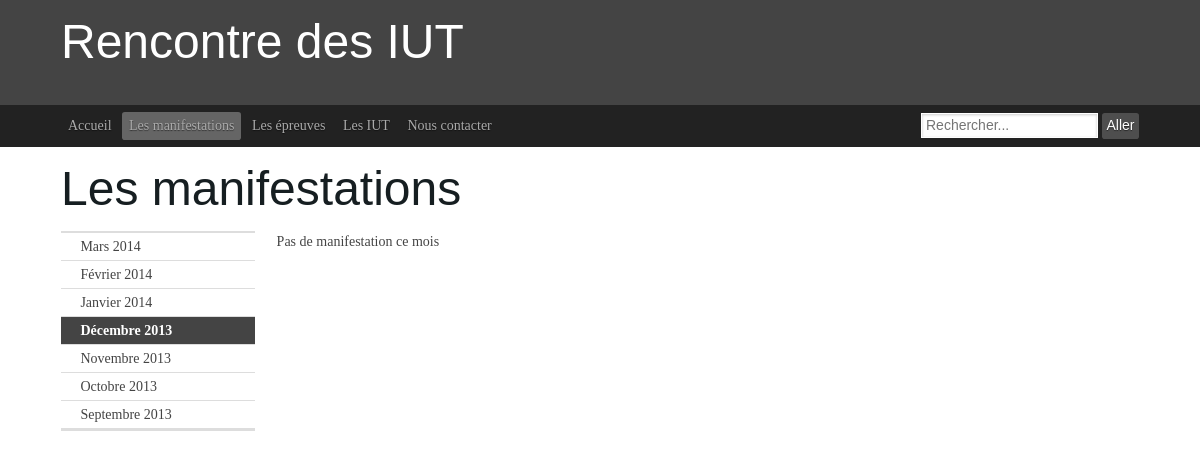
The page /manifs.php?date=01/12/2013 on the database as committed earlier.
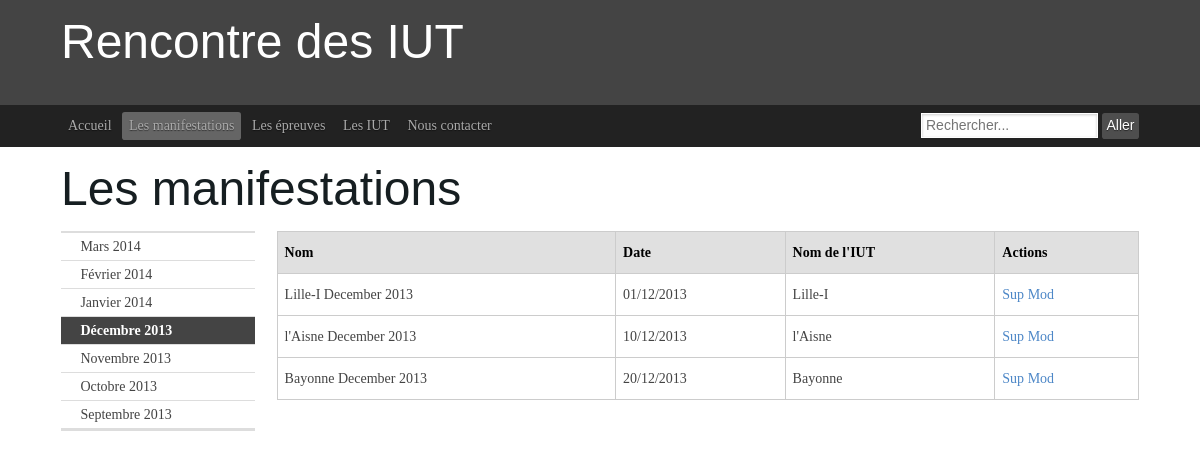
The same page on the database as committed later.
### tables this page shows
create table manifestation (
numMan int(5) not null auto_increment,
nomMan varchar(80),
dateMan date,
noIut int(5) not null,
primary key (numMan),
foreign key (noIut) references iut(noIut)
);

create table iut (
noIut int(5) not null auto_increment,
nomIut varchar(80),
adresse varchar(80),
nbEtudiants int(5),
primary key (noIut)
);

### queryUtil.php (called while the page is built, shortened)
<?php
function query($query) {
    $bdd = mysqli_connect('aquassaut.pwnz.org','proje','tbdd','projet');
    $result = mysqli_query($bdd, $query);
    return mysqli_fetch_all($result);
}
?>

### manifs.php (the view, shortened to what this page needs)
<?php
require_once "queryUtil.php";
require_once "pageTemplate.php";
function surroundingMonths($date) {
    echo('
                    <aside class="ym-g18 ym-gl ym-vlist">
                        <ul>
    ');
    $monthToString = [
        "Janvier",
        "Février",
        "Mars",
        "Avril",
        "Mai",
        "Juin",
        "Juillet",
        "Août",
        "Septembre",
        "Octobre",
        "Novembre",
        "Décembre"
    ];
    $arrayDate = explode("/", $date);
    $month = $arrayDate[1] - 1;
    for ($i = 3; $i >= -3; $i -= 1) {
        $m = $month + $i;
        $y = $arrayDate[2];
        if ($m < 0) {
            $y -= 1;
            $m += 12;
        } elseif ($m > 11) {
            $y += 1;
            $m -= 12;
        } elseif($i === 0) {
            echo ('
                            <li class="active"><strong>'.$monthToString[$m].' '.$y.'</strong></li>
            ');
            continue;
        }
        echo ('
                            <li><a href="?date=01/'.($m + 1).'/'.$y.'">'.$monthToString[$m].' '.$y.'</a></li>
        ');
    }
    echo('
                        </ul>
                    </aside>
    ');
}
function selectAllManifestationsInMonth($date) {
    $arrayDate = explode("/", $date);
    $m = $arrayDate[1];
    $y = $arrayDate[2];
    $q = 'select nomMan, date_format(dateMan, "%d/%m/%Y"), nomIut from manifestation as m
          inner join iut as i on m.noIut = i.noIut
          where month(dateMan) = '.$m.' and year(dateMan) = '.$y.' order by dateMan;';
    return query($q);
}
function printManifestations($date) {
    $manifs = selectAllManifestationsInMonth($date);
    if (count($manifs) === 0) {
        echo('
                    <article class="ym-g80 ym-gr ym-content">
                        <p>Pas de manifestation ce mois</p>
                    </article>
        ');
        return;
    }
    echo('
                    <article class="ym-g80 ym-gr ym-content">
                        <table class="bordertable">
                            <thead>
                                <tr>
                                    <th>Nom</th>
                                    <th>Date</th>
                                    <th>Nom de l\'IUT</th>
                                    <th>Actions</th>
                                </tr>
                            </thead>
                            <tbody>
    ');
    foreach($manifs as $manif) {
        echo('
                                <tr>
                                    <td>'.$manif[0].'</td>
                                    <td>'.$manif[1].'</td>
                                    <td>'.$manif[2].'</td>
                                    <td><a href="#">Sup</a> <a href="#">Mod</a></td>
                                </tr>
        ');
    }
    echo('
                            </tbody>
                        </table>
                    </article>
    ');
}
pheader("manifs.php");
$date = date("d/m/Y");
if (isset($_GET['date'])) {
    $date = $_GET['date'];
}
surroundingMonths($date);
printManifestations($date);
pfooter();
?>

### pageTemplate.php
<?php
function pheader($pageName) {
    $pages = [
        ["accueil.php", "Accueil"],
        ["manifs.php", "Les manifestations"],
        ["epreuves.php", "Les épreuves"],
        ["iut.php", "Les IUT"],
        ["contact.php", "Nous contacter"]
    ];
    $caller = -1;
    for($i = 0; $i < count($pages); $i += 1) {
        if ($pageName === $pages[$i][0]) {
            $caller = $i;
            break;
        }
    }
    $title = '';
    if ($caller === -1) {
        $title .= $pageName;
    } else {
        $title .= $pages[$caller][1];
    }
    echo ('
<!DOCTYPE html>
<html>
<head>
    <meta charset="utf-8">
    <title>Site des manifestations inter-IUT</title>
    <link rel="stylesheet" type="text/css" href="lib/yaml/yaml/core/base.css">
    <link rel="stylesheet" type="text/css" href="lib/yaml/yaml/forms/gray-theme.css">
    <link rel="stylesheet" type="text/css" href="lib/yaml/yaml/navigation/hlist.css">
    <link rel="stylesheet" type="text/css" href="lib/yaml/yaml/navigation/vlist.css">
    <link rel="stylesheet" type="text/css" href="lib/yaml/yaml/screen/screen-FULLPAGE-layout.css">
    <link rel="stylesheet" type="text/css" href="lib/yaml/yaml/screen/typography.css">
    <link rel="stylesheet" type="text/css" href="lib/yaml/yaml/modifs.css">
</head>
<body>
    <header>
        <div class="ym-wrapper">
            <div class="ym-wbox">
                <hgroup>
                    <h1> Rencontre des IUT </h1>
                </hgroup>
            </div>
        </div>
    </header>
    <nav id="nav">
        <div class="ym-wrapper">
            <div class= "ym-hlist">
                <ul>
    ');
    foreach($pages as $page) {
        if ($pageName === $page[0]) {
            echo('
                    <li class="active"><a href="'.$page[0].'">'.$page[1].'</a></li>
            ');
        } else {
            echo('
                    <li><a href="'.$page[0].'">'.$page[1].'</a></li>
            ');
        }
    }
    echo('
                </ul>
                <form class="ym-searchform" action="recherche.php" method="get">
                    <input class="ym-searchfield" name="recherche" type="search" placeholder="Rechercher...">
                    <input class="ym-searchbutton" type="submit" value="Aller">
                </form>
            </div>
        </div>
    </nav>
    <main>
        <div class="ym-wrapper">
            <div class="ym-wbox">
                <h1>'.$title.'</h1>
                <section class="ym-grid linearize-level-1">
    ');
}
function pfooter() {
    echo ('
                </section>
            </div>
        </div>
    </main>
    <footer>
    </footer>
</body>
</html>
    ');
}

Rows that differ between the two databases and show on the page:
now on this page (row edited): manifestation: nomMan "Lille-I December 2013", manif "01/12/2013", noIut.nomIut "Lille-I"
now on this page (row edited): manifestation: nomMan "l'Aisne December 2013", manif "10/12/2013", noIut.nomIut "l'Aisne"
now on this page (row edited): manifestation: nomMan "Bayonne December 2013", manif "20/12/2013", noIut.nomIut "Bayonne"
Other text that changed with them:
text no longer shown: "Pas de manifestation ce mois"
text now shown: "Nom Date Nom de l ' IUT Actions"
